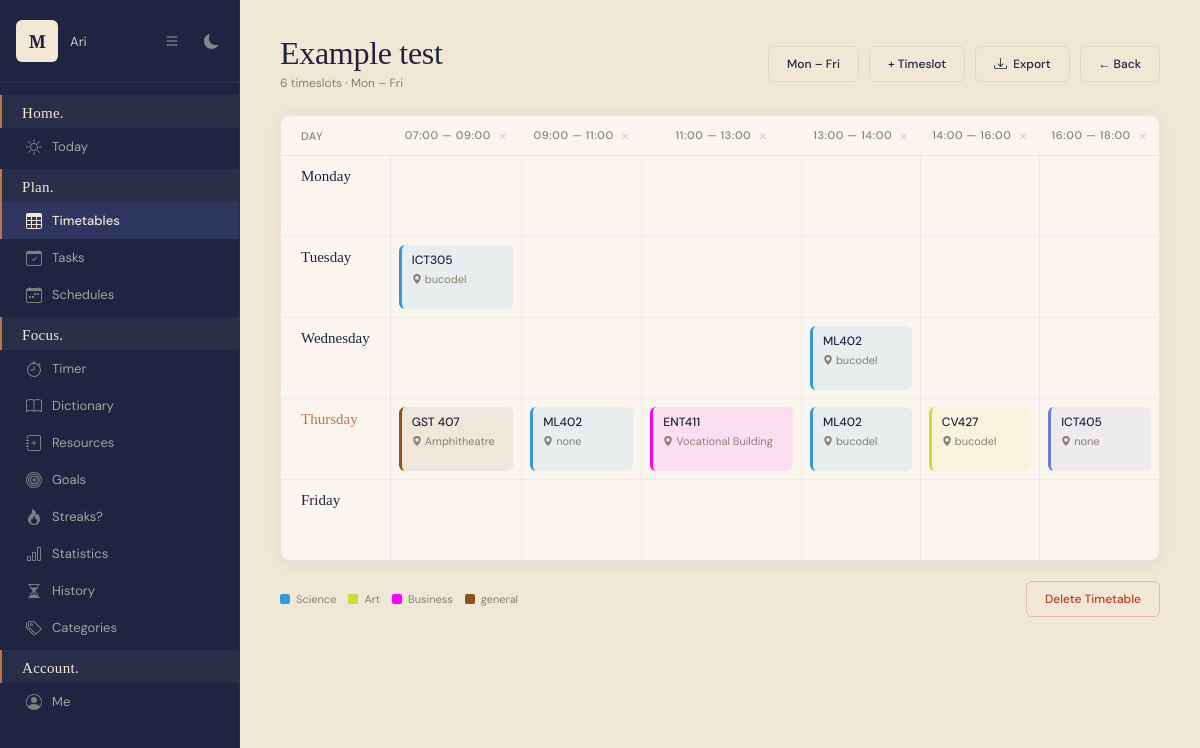
The app's page /timetable/1/ (signed in), older data.
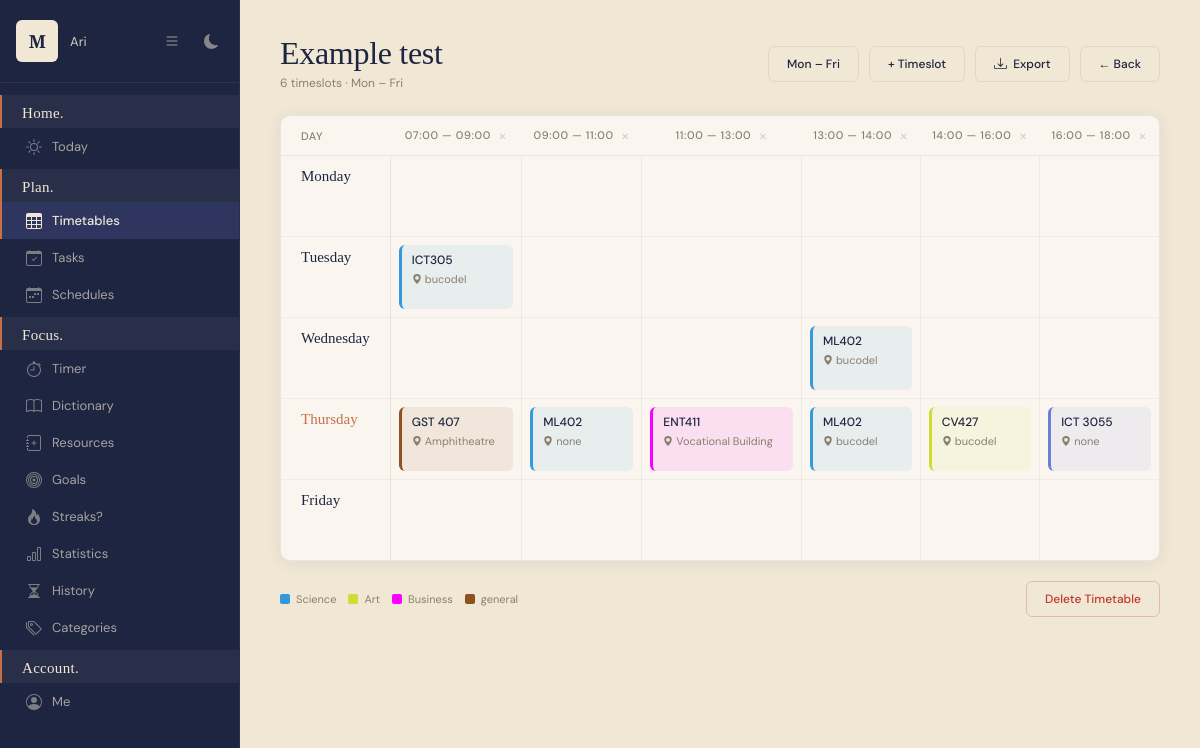
The same page, newer data.
### planner/models.py (models this page shows, shortened)
class Timeslot(models.Model):
    timetable = models.ForeignKey('Timetable', on_delete=models.CASCADE)
    start_time = models.TimeField()
    end_time = models.TimeField()

class TimetableEntry(models.Model):
    timetable = models.ForeignKey(Timetable, on_delete=models.CASCADE)
    user = models.ForeignKey(User, on_delete=models.CASCADE, null=True, blank=True)
    day = models.CharField(max_length=10, choices=DAYS_OF_WEEK)
    timeslot = models.ForeignKey(Timeslot, on_delete=models.CASCADE)
    subjectInfo = models.ForeignKey(Subject_and_location, on_delete=models.CASCADE)
    class Meta:
        unique_together = ('timetable', 'day', 'timeslot')

class Subject_and_location(models.Model):
    subject = models.CharField(max_length=1000)
    location = models.CharField(max_length=100)
    category = models.ForeignKey(
        'StudyCategory',
        on_delete=models.SET_NULL,
        null=True,
        blank=True
    )

class StudyCategory(models.Model):
    user = models.ForeignKey(User, on_delete=models.CASCADE)
    name = models.CharField(max_length=100)
    color = models.CharField(max_length=7, default='#3498db')
    class Meta:
        verbose_name_plural = "Study Categories"

### planner/views/timetable_views.py (the view)
# urls.py: path('timetable/<int:timetable_id>/', views.timetable_view, name='timetable_view'),
@login_required(login_url='planner:login')
def timetable_view(request, timetable_id):
    timetable = get_object_or_404(Timetable, id=timetable_id, user=request.user)
    days = FULL_WEEK if timetable.days_mode == 'full_week' else WEEKDAYS
    timeslots = Timeslot.objects.filter(timetable=timetable).order_by('start_time')
    all_timetables = Timetable.objects.filter(user=request.user)
    today_day = timezone.now().strftime('%A')
    grid = []
    for day in days:
        row = []
        for timeslot in timeslots:
            entry = TimetableEntry.objects.filter(
                timetable=timetable,
                day=day,
                timeslot=timeslot
            ).first()
            row.append((entry, timeslot))
        grid.append((day, row))
    category_ids = TimetableEntry.objects.filter(
        timetable=timetable
    ).exclude(
        subjectInfo__category=None
    ).values_list('subjectInfo__category', flat=True).distinct()
    categories_used = StudyCategory.objects.filter(id__in=category_ids)
    return render(request, 'index.html', {
        'timetable': timetable,
        'grid': grid,
        'timeslots': timeslots,
        'all_timetables': all_timetables,
        'today_day': today_day,
        'categories_used': categories_used,
    })

### planner/templates/index.html (shortened to what the changed rows need)
{% extends 'base.html' %}
{% block content %}
    <div class="tt-header">
        <div class="tt-header-left">
            <h1 class="tt-title">{{ timetable.name }}</h1>
        </div>
    </div>
    <div class="tt-wrapper">
        <table class="tt-grid">
            <thead>
                <tr>
                    <th>Day</th>
                    {% for slot in timeslots %}
                    <th>
                        {{ slot.start_time|time:"H:i" }} — {{ slot.end_time|time:"H:i" }}
                        <a href="{% url 'planner:delete_timeslot' slot.id %}"
                           style="margin-left:4px; color:rgba(30,37,64,0.2); font-size:10px; vertical-align:middle;"
                           onclick="return confirm('Delete this timeslot?');"
                           title="Delete timeslot">✕</a>
                    </th>
                    {% endfor %}
                </tr>
            </thead>
            <tbody>
                {% for day, row in grid %}
                <tr>
                    <td>
                        <span class="tt-day-label {% if day == today_day %}today{% endif %}">
                            {{ day }}
                        </span>
                    </td>
                    {% for entry, timeslot in row %}
                    <td>
                        <div class="tt-cell">
                            {% if entry %}
                                {% with color=entry.subjectInfo.category.color|default:"#6B7FD4" %}
                                <div class="tt-subject-card"
                                     style="background: {{ color }}18; border-left-color: {{ color }};">
                                    <span class="tt-subject-name">{{ entry.subjectInfo.subject }}</span>
                                    <span class="tt-subject-location">
                                        <svg xmlns="http://www.w3.org/2000/svg" width="10" height="10" fill="currentColor" viewBox="0 0 16 16">
                                            <path d="M8 16s6-5.686 6-10A6 6 0 0 0 2 6c0 4.314 6 10 6 10m0-7a3 3 0 1 1 0-6 3 3 0 0 1 0 6"/>
                                        </svg>
                                        {{ entry.subjectInfo.location }}
                                    </span>
                                </div>
                                {% endwith %}
                            {% else %}
                                <div class="tt-empty-cell">
                                </div>
                            {% endif %}
                        </div>
                    </td>
                    {% endfor %}
                </tr>
                {% endfor %}
            </tbody>
        </table>
    </div>
    <div class="tt-bottom-bar">
        {% if categories_used %}
        <div class="tt-legend">
            {% for cat in categories_used %}
            <div class="tt-legend-item">
                <span class="tt-legend-dot" style="background: {{ cat.color }};"></span>
                {{ cat.name }}
            </div>
            {% endfor %}
        </div>
        {% else %}
            <span class="text-muted">Tip: Link subjects to categories to get colour coding.</span>
        {% endif %}
    </div>
{% endblock %}

Row changes from the older to the newer data that the page shows:
removed TimetableEntry: subjectInfo.subject "ICT405", subjectInfo.location "none", shown under "Thursday"
added TimetableEntry: subjectInfo.subject "ICT 3055", subjectInfo.location "none", shown under "Thursday"
